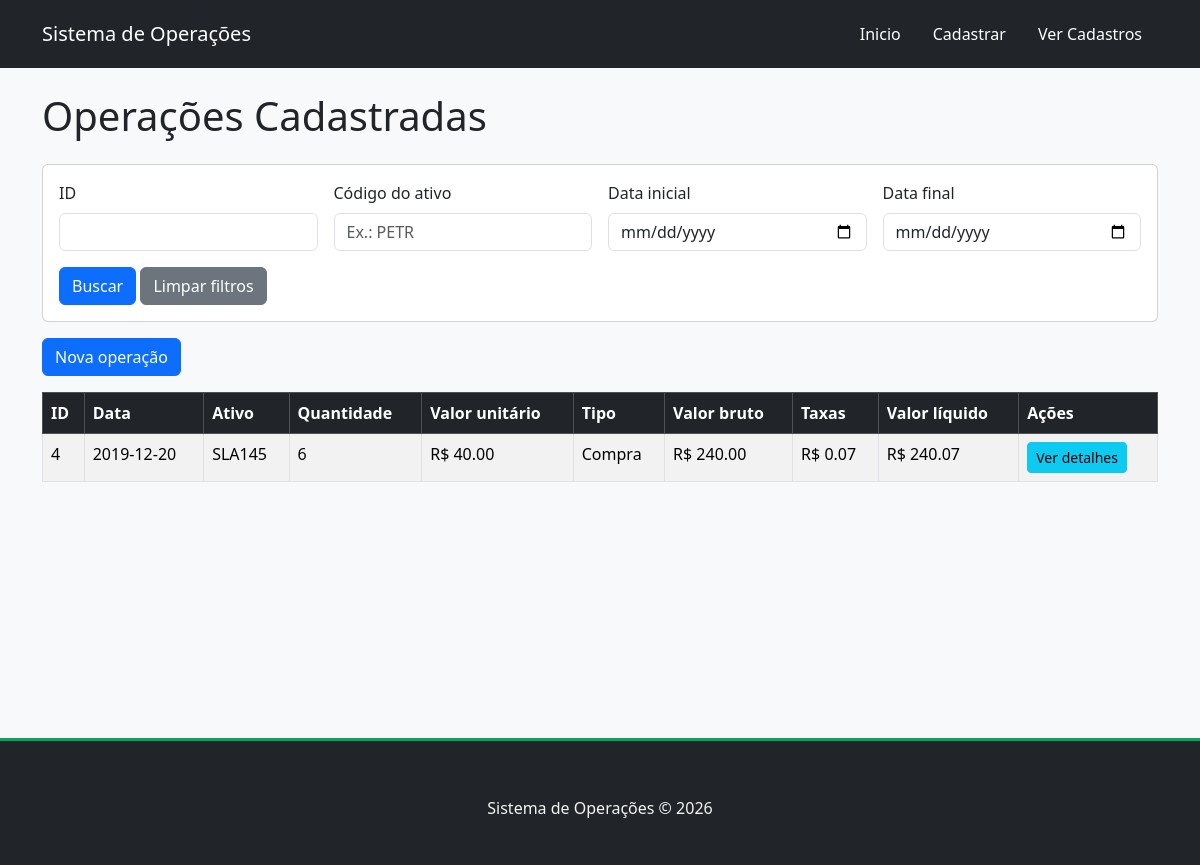
The page /operacoes/buscar?id=4 on the database its author committed.
### tables this page shows
CREATE TABLE operacoes (
    id INTEGER PRIMARY KEY AUTOINCREMENT,
    data TEXT NOT NULL, 
    ativo TEXT NOT NULL,
    quantidade INTEGER NOT NULL,
    valor_unitario REAL NOT NULL,
    tipo_operacao TEXT NOT NULL,
    valor_bruto REAL NOT NULL,
    taxas REAL NOT NULL,
    valor_liquido REAL NOT NULL
);

### controllers/operacao_controller.py (the view)
def buscar():
    id = request.args.get('id')
    ativo = request.args.get('ativo')
    data_inicio = request.args.get('data_inicio')
    data_fim = request.args.get('data_fim')
    if id:
        try:
            id = int(id)
        except ValueError:
            flash('O ID deve ser um numero inteiro.', 'danger')
            return redirect(url_for('listar'))
    operacoes = Operacao.buscar(
        id=id,
        ativo=ativo,
        data_inicio=data_inicio,
        data_fim=data_fim
    )
    return render_template('listar.html', operacoes=operacoes)

### daos/operacao_dao.py (called while the page is built)
    def _dados_dict(self, row):
        return{
            'id': row['id'],
            'data': row['data'],
            'ativo': row['ativo'],
            'quantidade': row['quantidade'],
            'valor_unitario': row['valor_unitario'],
            'tipo_operacao': row['tipo_operacao'],
            'valor_bruto': row['valor_bruto'],
            'taxas': row['taxas'],
            'valor_liquido': row['valor_liquido'],
        }

    def buscar(self, id=None, ativo=None, data_inicio=None, data_fim=None):
        db = SQLiteDB()
        db.conectar()
        query = "SELECT * FROM operacoes WHERE 1=1" #facilita adicionar filtros à consulta.| uma condição que sempre é verdadeira.
        params = []
        if id:
            query += " AND id = ?"
            params.append(id)
        if ativo:
            query += " AND ativo LIKE ?"
            params.append('%' + ativo + '%')
        if data_inicio:
            query += " AND data >= ? "
            params.append(data_inicio)
        if data_fim:
            query += " AND data <= ? "
            params.append(data_fim)
        query += " ORDER BY data DESC"
        resultado = db.consultar(query, tuple(params))
        db.desconectar()
        if resultado is None:
            return None
        return [self._dados_dict(row) for row in resultado]

### database/sqlitedb.py (called while the page is built)
    def conectar(self): #Abre a conexao com o BD
        self.conn = sqlite3.connect(self.DB_FILE)
        self.conn.row_factory =  sqlite3.Row #permite acessar os dados retornados pelo banco pelo nome da coluna
        self.cursor = self.conn.cursor()

    def desconectar(self): #fecha a conexao com o BD
        if self.conn:
            self.conn.close()
            self.conn = None
            self.cursor = None

    def consultar(self, query, params=()): #executa consultas como SELECT e devolve os registros.
        try:
            self.cursor.execute(query, params)
            return self.cursor.fetchall()
        except sqlite3.Error as erro:
            print('Erro ao consultar: ', erro)
            return None

### models/operacao.py (called while the page is built)
    @staticmethod
    def buscar(id=None, ativo=None, data_inicio=None, data_fim=None):
        dao = OperacaoDAO()
        return dao.buscar(id, ativo, data_inicio, data_fim)

### templates/listar.html (shortened to what this page needs)
{% extends "base.html" %}
{% block conteudo %}
<h1 class="mb-4">Operações Cadastradas</h1>
<form action="{{ url_for('buscar') }}" method="GET" class="card card-body mb-3">
    <div class="row g-3">
        <div class="col-md-3">
            <label class="form-label">ID</label>
            <input type="number" name="id" class="form-control">
        </div>
        <div class="col-md-3">
            <label class="form-label">Código do ativo</label>
            <input type="text" name="ativo" class="form-control"
                   placeholder="Ex.: PETR">
        </div>
        <div class="col-md-3">
            <label class="form-label">Data inicial</label>
            <input type="date" name="data_inicio" class="form-control">
        </div>
        <div class="col-md-3">
            <label class="form-label">Data final</label>
            <input type="date" name="data_fim" class="form-control">
        </div>
    </div>
    <div class="mt-3">
        <button type="submit" class="btn btn-primary">Buscar</button>
        <a href="{{ url_for('listar') }}"
           class="btn btn-secondary">Limpar filtros</a>
    </div>
</form>
<a href="{{ url_for('cadastrar') }}" class="btn btn-primary mb-3">
    Nova operação
</a>
<div class="table-responsive">
    <table class="table table-bordered table-striped">
        <thead class="table-dark">
            <tr>
                <th>ID</th>
                <th>Data</th>
                <th>Ativo</th>
                <th>Quantidade</th>
                <th>Valor unitário</th>
                <th>Tipo</th>
                <th>Valor bruto</th>
                <th>Taxas</th>
                <th>Valor líquido</th>
                <th>Ações</th>
            </tr>
        </thead>
        <tbody>
            {% for operacao in operacoes %}
            <tr>
                <td>{{ operacao['id'] }}</td>
                <td>{{ operacao['data'] }}</td>
                <td>{{ operacao['ativo'] }}</td>
                <td>{{ operacao['quantidade'] }}</td>
                <td>R$ {{ '%.2f'|format(operacao['valor_unitario']) }}</td>
                <td>{{ operacao['tipo_operacao'].capitalize() }}</td>
                <td>R$ {{ '%.2f'|format(operacao['valor_bruto']) }}</td>
                <td>R$ {{ '%.2f'|format(operacao['taxas']) }}</td>
                <td>R$ {{ '%.2f'|format(operacao['valor_liquido']) }}</td>
                <td>
                    <a href="{{ url_for('detalhes', id=operacao['id']) }}", class="btn btn-info btn-sm">
                        Ver detalhes
                    </a>
                </td>
            </tr>
            {% else %}
            <tr>
                <td colspan="10" class="text-center">
                    Nenhuma operação Cadastrada
                </td>
            </tr>
            {% endfor %}
        </tbody>
    </table>
</div>
{% endblock %}

### static/css/style.css (style rules this page uses)
body { display: flex; flex-direction: column; }

### rows shown on the page
operacoes: id "4", data "2019-12-20", ativo "SLA145", quantidade "6", valor_unitario "40.00", tipo_operacao "Compra", valor_bruto "240.00", taxas "0.07", valor_liquido "240.07"
